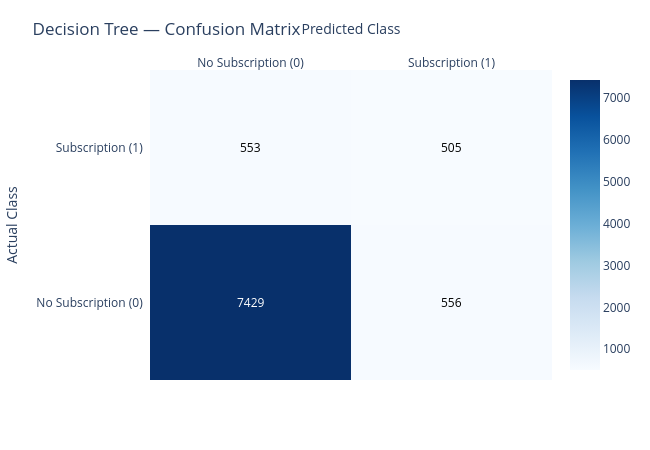

Notebook source saved alongside this figure:
### Code cell
# Create interactive Decision Tree confusion matrix

tree_cm_labels = [
    "No Subscription (0)",
    "Subscription (1)"
]

fig = ff.create_annotated_heatmap(
    z=tree_cm,
    x=tree_cm_labels,
    y=tree_cm_labels,
    annotation_text=[
        [str(value) for value in row]
        for row in tree_cm
    ],
    colorscale="Blues",
    showscale=True
)

fig.update_layout(
    title="Decision Tree — Confusion Matrix",
    xaxis_title="Predicted Class",
    yaxis_title="Actual Class",
    width=650,
    height=450,
    margin=dict(l=70, r=30, t=70, b=70)
)

fig.show()

### Figure 1 — Plotly figure (JSON) as saved in the notebook; plotly's stock layout.template omitted (floating-point values rounded to 4 significant figures)
{"data": [{"colorscale": [[0, "rgb(247,251,255)"], [0.125, "rgb(222,235,247)"], [0.25, "rgb(198,219,239)"], [0.375, "rgb(158,202,225)"], [0.5, "rgb(107,174,214)"], [0.625, "rgb(66,146,198)"], [0.75, "rgb(33,113,181)"], [0.875, "rgb(8,81,156)"], [1, "rgb(8,48,107)"]], "reversescale": false, "showscale": true, "type": "heatmap", "x": ["No Subscription (0)", "Subscription (1)"], "y": ["No Subscription (0)", "Subscription (1)"], "z": [[7429, 556], [553, 505]]}], "layout": {"annotations": [{"font": {"color": "#FFFFFF"}, "showarrow": false, "text": "7429", "x": "No Subscription (0)", "xref": "x", "y": "No Subscription (0)", "yref": "y"}, {"font": {"color": "#000000"}, "showarrow": false, "text": "556", "x": "Subscription (1)", "xref": "x", "y": "No Subscription (0)", "yref": "y"}, {"font": {"color": "#000000"}, "showarrow": false, "text": "553", "x": "No Subscription (0)", "xref": "x", "y": "Subscription (1)", "yref": "y"}, {"font": {"color": "#000000"}, "showarrow": false, "text": "505", "x": "Subscription (1)", "xref": "x", "y": "Subscription (1)", "yref": "y"}], "height": 450, "margin": {"b": 70, "l": 70, "r": 30, "t": 70}, "title": {"text": "Decision Tree — Confusion Matrix"}, "width": 650, "xaxis": {"dtick": 1, "gridcolor": "rgb(0, 0, 0)", "side": "top", "ticks": "", "title": {"text": "Predicted Class"}}, "yaxis": {"dtick": 1, "ticks": "", "ticksuffix": "  ", "title": {"text": "Actual Class"}}}}
